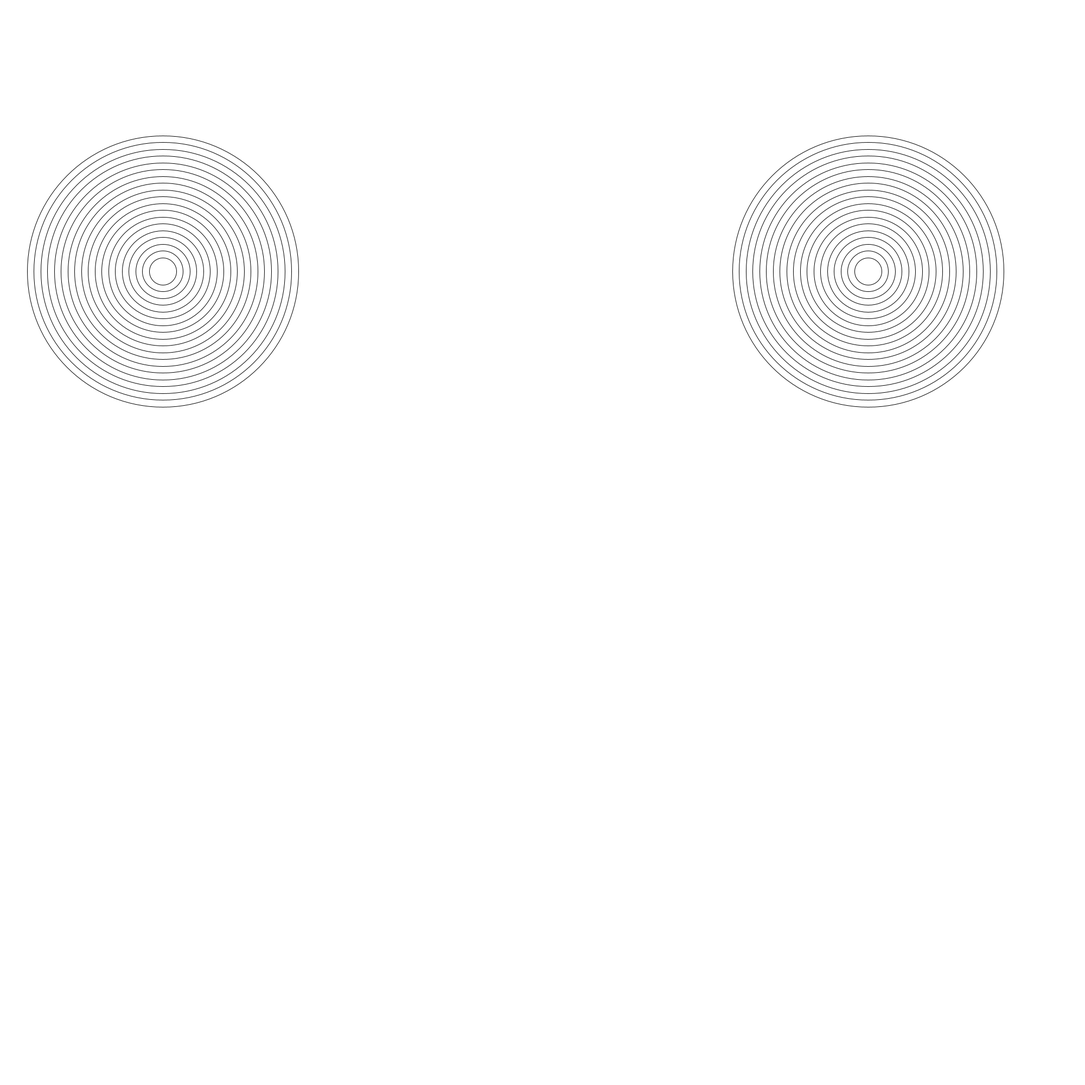
Frame 1 (no input)
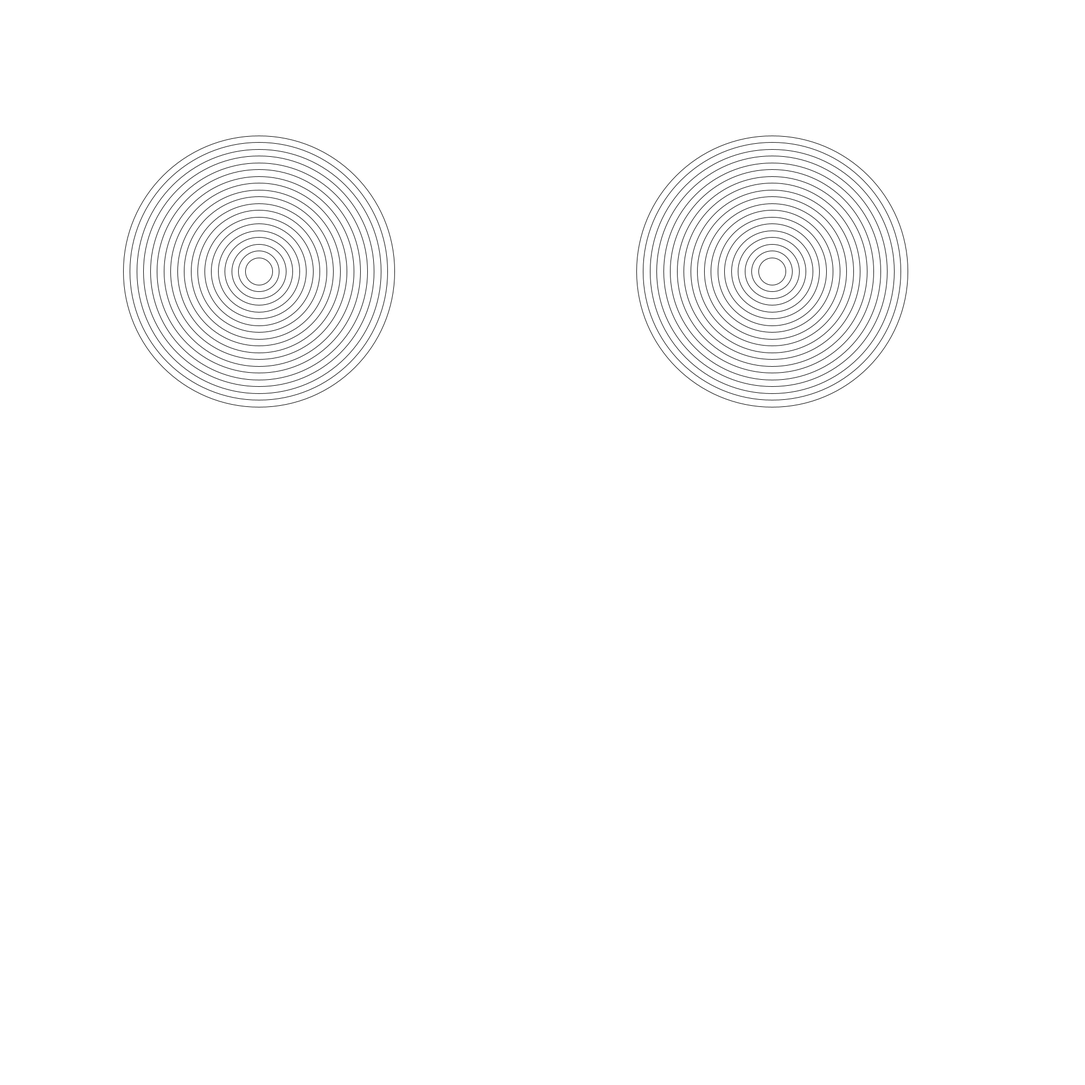
Frame 60 (the mouse pressed at the canvas centre just before this capture)
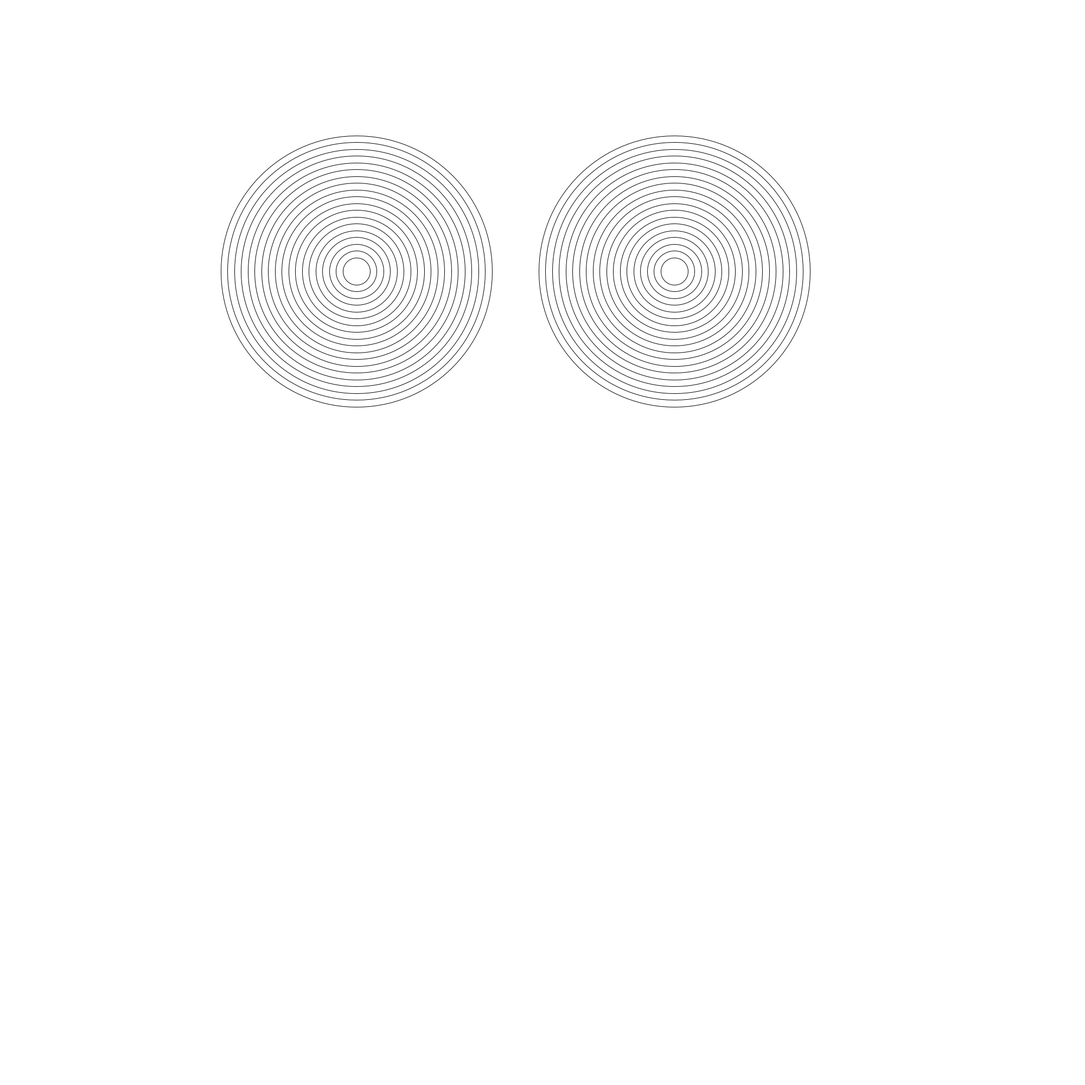
Frame 120 (the mouse held since frame 60 and released just before this capture)

The Processing sketch that drew these frames (run headless with seeded random() and noise(); from frame 60 on, the mouse is pressed at the canvas centre):

// Processing sketch: amazing_rings
// ── amazing_rings.pde
int x=300;
int x2=1600;
void setup(){
  size(2000,2000);
  
  
}

void draw(){
  background(#FFFFFF);
  for (int i = 20; i>1; i--) {
    noFill();
  ellipse(x,500, i*25,i*25);
} 
for (int i = 20; i>1; i--) {
  ellipse(x2,500, i*25,i*25);
}
x+=3;
x2-=3;
if (x2<=0){
 x2=2000; 
}
if(x>=2000){
 x=0; 
}
}
